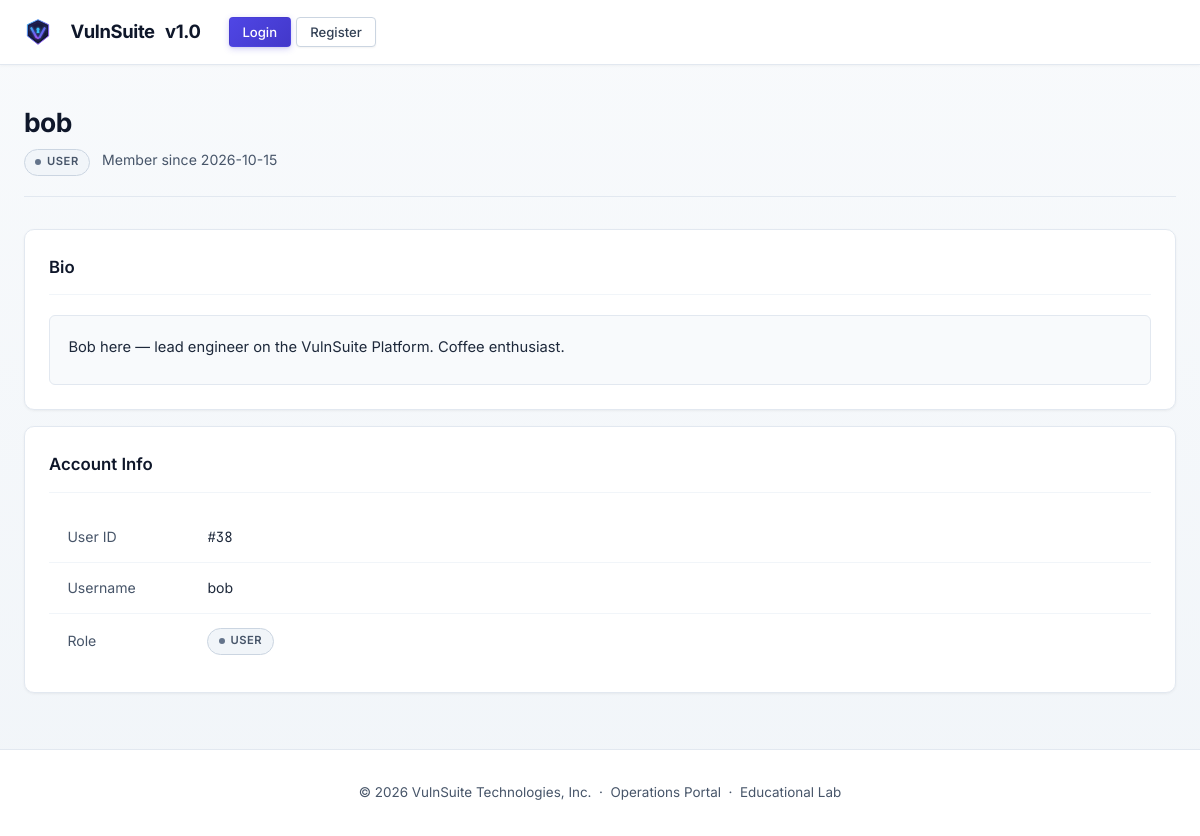
/profile/bob, run on the app's committed database.
### tables this page shows
CREATE TABLE users (
        id          INTEGER PRIMARY KEY AUTOINCREMENT,
        username    TEXT UNIQUE NOT NULL,
        email       TEXT UNIQUE NOT NULL,
        password    TEXT NOT NULL,
        role        TEXT NOT NULL DEFAULT 'user',
        bio         TEXT DEFAULT '',
        website     TEXT DEFAULT '',
        created_at  TEXT DEFAULT (datetime('now'))
    );

### routes/profile_routes.py (the view)
@profile_bp.route("/profile/<username>")
def view_profile(username):
    db   = get_db()
    user = db.execute(
        "SELECT id, username, bio, website, role, created_at FROM users WHERE username=?",
        (username,)
    ).fetchone()
    if not user:
        abort(404)
    if current_app.config["VULN_XSS"]:
        bio_content     = user["bio"] or ""
        website_content = user["website"] or ""
    else:
        bio_content     = html.escape(user["bio"] or "")
        website_content = html.escape(user["website"] or "")
    return render_template("profile/view_profile.html",
                           profile_user=user,
                           bio_content=bio_content,
                           website_content=website_content,
                           vuln_xss=current_app.config["VULN_XSS"])

### auth.py (called while the page is built)
def current_user():
    return {
        "id":       session.get("user_id"),
        "username": session.get("username"),
        "role":     session.get("role"),
    } if "user_id" in session else None

### db.py (called while the page is built)
def get_db():
    if "db" not in g:
        db_path = current_app.config["DATABASE"]
        g.db = sqlite3.connect(db_path, detect_types=sqlite3.PARSE_DECLTYPES,
                               timeout=10)
        g.db.row_factory = sqlite3.Row
        g.db.execute("PRAGMA busy_timeout = 8000")
    return g.db

### templates/profile/view_profile.html (shortened to what this page needs)
{% extends "base.html" %}
{% block content %}
<div class="page-header">
  <div>
    <h1 class="page-title">{{ profile_user['username'] }}</h1>
    <p class="page-sub">
      <span class="role-badge role-{{ profile_user['role'] | replace('-','_') }}">
        {{ profile_user['role'] }}
      </span>
      &nbsp; Member since {{ profile_user['created_at'][:10] if profile_user['created_at'] else '—' }}
    </p>
  </div>
</div>
<div class="card">
  <div class="card-header"><span class="card-title">Bio</span></div>
  <div class="bio-box">
    {% if vuln_xss %}
    {{ bio_content | safe }}
    {% else %}
    {{ bio_content }}
    {% endif %}
  </div>
</div>
<div class="card mt-2">
  <div class="card-header"><span class="card-title">Account Info</span></div>
  <table>
    <tbody>
      <tr><td style="width:140px;color:var(--text-muted);">User ID</td>
          <td class="mono">#{{ profile_user['id'] }}</td></tr>
      <tr><td style="color:var(--text-muted);">Username</td>
          <td>{{ profile_user['username'] }}</td></tr>
      <tr><td style="color:var(--text-muted);">Role</td>
          <td><span class="role-badge role-{{ profile_user['role'] | replace('-','_') }}">{{ profile_user['role'] }}</span></td></tr>
    </tbody>
  </table>
</div>
{% endblock %}

### static/css/main.css (style rules this page uses)
:root { --bg: #f8fafc; --bg-gradient: linear-gradient(180deg, #f8fafc 0%, #f1f5f9 100%); --bg2: #ffffff; --bg3: #f1f5f9; --surface: #ffffff; --surface2: #f8fafc; --surface3: #e2e8f0; --surface-hover:#f1f5f9; --border: #e2e8f0; --border-subtle:#f1f5f9; --border2: #cbd5e1; --border-focus: #4f46e5; --accent: #4f46e5; --accent-hover: #4338ca; --accent-dim: #3730a3; --accent-glow: rgba(79, 70, 229, 0.15); --accent-subtle:#eef2ff; --red: #e11d48; --red-dim: #fff1f2; --red-border: #fecdd3; --green: #059669; --green-dim: #ecfdf5; --green-border: #a7f3d0; --yellow: #d97706; --yellow-dim: #fffbeb; --yellow-border:#fde68a; --blue: #0284c7; --blue-dim: #f0f9ff; --blue-border: #bae6fd; --orange: #ea580c; --orange-dim: #fff7ed; --text: #0f172a; --text-muted: #475569; --text-dim: #94a3b8; --font: 'Inter', -apple-system, BlinkMacSystemFont, "Segoe UI", Roboto, sans-serif; --mono: 'JetBrains Mono', 'Fira Code', Menlo, Consolas, monospace; --radius-xs: 4px; --radius-sm: 6px; --radius: 10px; --radius-lg: 14px; --radius-xl: 20px; --shadow-sm: 0 1px 2px 0 rgba(0, 0, 0, 0.05); --shadow: 0 1px 3px 0 rgba(0, 0, 0, 0.08), 0 1px 2px -1px rgba(0, 0, 0, 0.05); --shadow-md: 0 4px 6px -1px rgba(0, 0, 0, 0.07), 0 2px 4px -2px rgba(0, 0, 0, 0.05); --shadow-lg: 0 10px 15px -3px rgba(0, 0, 0, 0.08), 0 4px 6px -4px rgba(0, 0, 0, 0.04); --inner-glow: inset 0 1px 0 rgba(255, 255, 255, 0.8); }
*, *::before, *::after { box-sizing: border-box; margin: 0; padding: 0; }
html { scroll-behavior: smooth; color-scheme: light; }
body { background-color: var(--bg); background-image: var(--bg-gradient); background-attachment: fixed; background-repeat: no-repeat; color: var(--text); font-family: var(--font); font-size: 15px; line-height: 1.6; min-height: 100vh; display: flex; flex-direction: column; -webkit-font-smoothing: antialiased; -moz-osx-font-smoothing: grayscale; }
h1 { font-size: 1.85rem; font-weight: 700; letter-spacing: -0.025em; color: var(--text); }
code, pre, .mono { font-family: var(--mono); }
.role-badge { font-size: 0.7rem; font-weight: 600; padding: 0.22rem 0.65rem; border-radius: 20px; text-transform: uppercase; letter-spacing: 0.05em; display: inline-flex; align-items: center; gap: 0.35rem; }
.role-badge::before { content: ""; display: inline-block; width: 6px; height: 6px; border-radius: 50%; }
.role-user { background: #f1f5f9; color: #475569; border: 1px solid #cbd5e1; }
.role-user::before { background: #64748b; }
.card { background: var(--surface); border: 1px solid var(--border); border-radius: var(--radius); padding: 1.5rem; box-shadow: 0 1px 3px 0 rgba(0, 0, 0, 0.05), 0 1px 2px -1px rgba(0, 0, 0, 0.03); transition: border-color .2s, box-shadow .2s, transform .2s; position: relative; }
.card-header { display: flex; align-items: center; justify-content: space-between; margin-bottom: 1.25rem; padding-bottom: 0.85rem; border-bottom: 1px solid #f1f5f9; }
.card-title { font-size: 1.05rem; font-weight: 600; color: var(--text); display: flex; align-items: center; gap: 0.5rem; }
table { width: 100%; border-collapse: collapse; font-size: 0.88rem; text-align: left; }
td { padding: 0.85rem 1.15rem; border-bottom: 1px solid #f1f5f9; color: #1e293b; vertical-align: middle; }
tr:last-child td { border-bottom: none; }
.page-header { display: flex; align-items: flex-start; justify-content: space-between; margin-bottom: 2rem; padding-bottom: 1.25rem; border-bottom: 1px solid var(--border); }
.page-title { font-size: 1.65rem; font-weight: 700; letter-spacing: -0.02em; color: var(--text); }
.page-sub { color: var(--text-muted); font-size: 0.88rem; margin-top: 0.35rem; }
.bio-box { background: #f8fafc; border: 1px solid var(--border); border-radius: var(--radius-sm); padding: 1.15rem; min-height: 70px; font-size: 0.92rem; line-height: 1.65; word-break: break-word; color: #1e293b; }
.mono { font-family: var(--mono); }
.mt-2 { margin-top: 1rem; }

### data on the page
users: username "bob", role "USER", created_at "2026-10-15", bio "Bob here — lead engineer on the VulnSuite Platform. Coffee enthusiast.", id "38"
